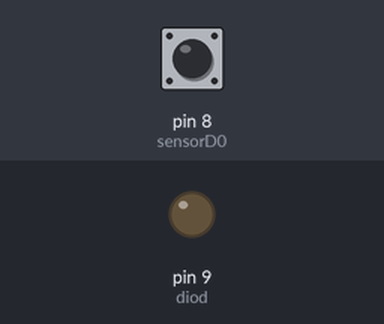
A sketch run on a simulated Arduino Uno, built with avr-gcc and run on an emulated ATmega328P. Shown: output pins drawn as LEDs (lit = HIGH). Inputs (shaded band) come from the test bench; at power-on: pin 8 (sensorD0) LOW.

Above: at 1.2 s.
1.3 s: pin 8 (sensorD0) pulsed HIGH 2 times (0.12 s each, 0.3 s apart)
At 1.65 s:
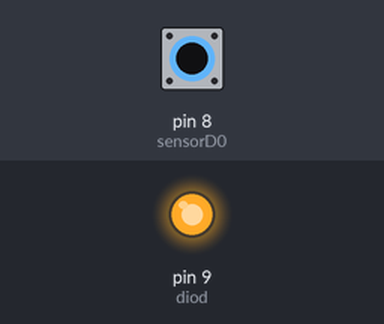
Timing chart, 0 to 4.3 s (numbered marks = the images above; inputs shaded):
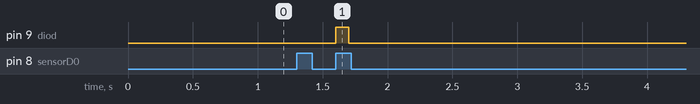

Measured:
- after the input at 1.3 s, pin 9 (diod): LOW → HIGH after 0.30 s, → LOW 0.10 s later

The sketch:

sound_sensor.ino
```cpp
const int sensorD0 = 8;                      // Пин Arduino к которому подключен выход D0 датчика
const int diod = 9;                          // Пин Arduino к которому подключен светодиод
int diodState = LOW;                         // Статус светодиода "выключен"
long soundTime=0;                            // время первого хлопка

void setup (){
 Serial.begin (9600);

pinMode(diod, OUTPUT);                       // устанавливаем цифровой пин 2 в режим выхода
}

void loop ()
{
int sensorValue = digitalRead(sensorD0);     // получаем сигнал с датчика

if (sensorValue == 1 && diodState == LOW)    //если порог громкости достигнут и светодиод был ВЫКЛЮЧЕН
{
long diodTime=millis();                      // записываем текущее время


if((millis()>soundTime) && ((diodTime-soundTime)>100) && ((diodTime-soundTime)<1000))
{
digitalWrite(diod, HIGH);                    // включаем светодиод
diodState = HIGH;                            // устанавливаем статус светодиода "включен"
delay(100);                                  // небольшая задержка для фильтрации помех
}
soundTime=millis();                          //записываем время последнего хлопка
}
else                                         // иначе
{
if (sensorValue == 1 && diodState == HIGH)   // если порог громкости достигнут и светодиод был ВКЛЮЧЕН
{
digitalWrite(diod, LOW);                     // выключаем светодиод
diodState = LOW;                             // устанавливаем статус светодиода "выключен"
delay(1000);                                 // небольшая задержка для фильтрации помех
}
}
}
```
